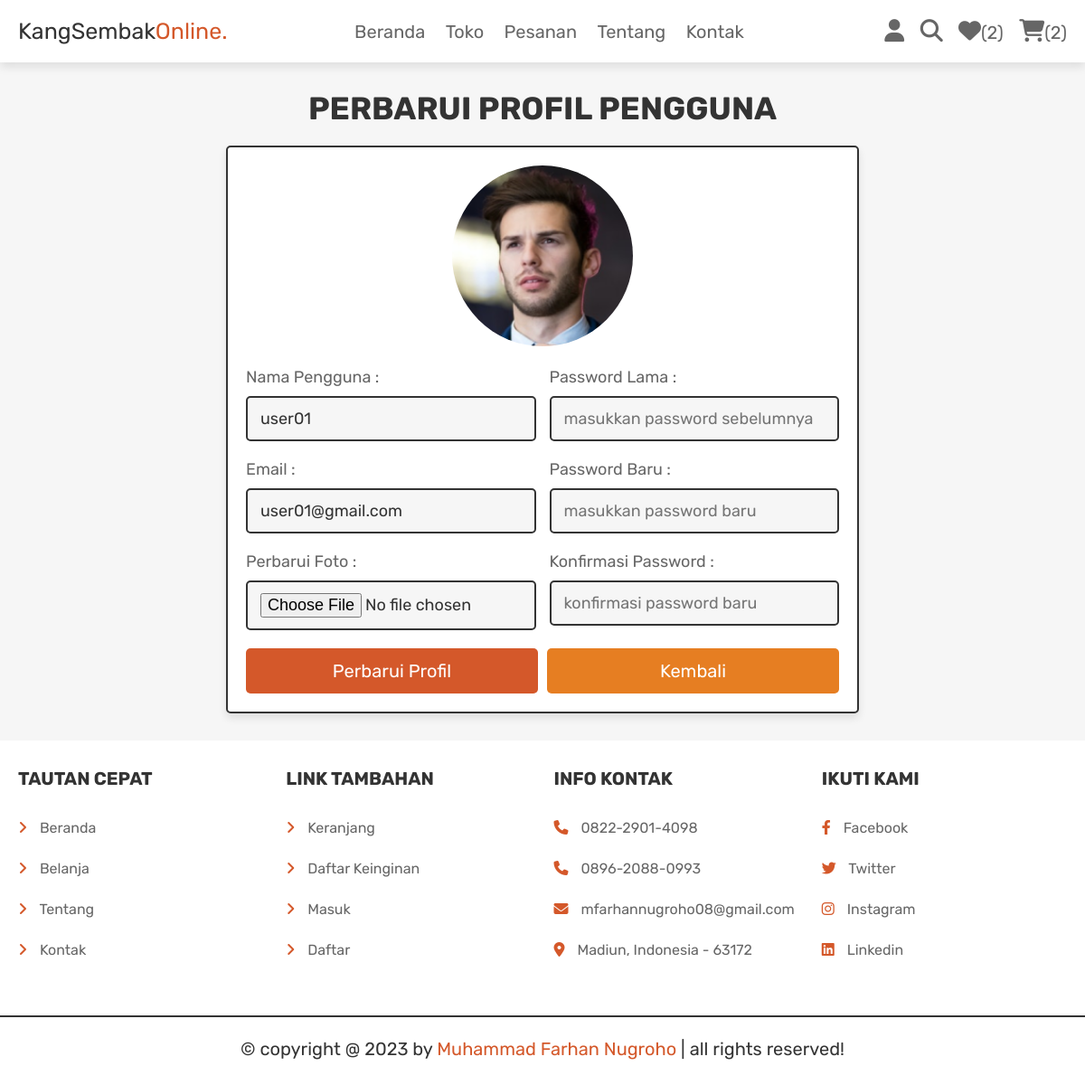
Page /user_profile_update.php (signed in) on the committed database.
### tables this page shows
CREATE TABLE `users` (
  `id` int(100) NOT NULL,
  `name` varchar(100) NOT NULL,
  `email` varchar(100) NOT NULL,
  `password` varchar(100) NOT NULL,
  `user_type` varchar(20) NOT NULL DEFAULT 'user',
  `image` varchar(100) NOT NULL
);

### user_profile_update.php (the view, shortened to what this page needs)
<?php
@include 'config.php';
?>
<!DOCTYPE html>
<html lang="id">
<head>
   <link rel="stylesheet" href="https://cdnjs.cloudflare.com/ajax/libs/font-awesome/6.1.1/css/all.min.css">
   <link rel="stylesheet" href="css/components.css">
</head>
<body>
<?php include 'header.php'; ?>
<section class="update-profile">
   <h1 class="title">Perbarui profil pengguna</h1>
   <form action="" method="POST" enctype="multipart/form-data">
      <img src="uploaded_img/<?= $fetch_profile['image']; ?>" alt="">
      <div class="flex">
         <div class="inputBox">
            <span>Nama Pengguna :</span>
            <input type="text" name="name" value="<?= $fetch_profile['name']; ?>" placeholder="perbarui nama pengguna" required class="box">
            <span>Email :</span>
            <input type="email" name="email" value="<?= $fetch_profile['email']; ?>" placeholder="perbarui email" required class="box">
            <span>Perbarui Foto :</span>
            <input type="file" name="image" accept="image/jpg, image/jpeg, image/png" class="box">
         </div>
         <div class="inputBox">
            <span>Password Lama :</span>
            <input type="password" name="update_pass" placeholder="masukkan password sebelumnya" class="box">
            <span>Password Baru :</span>
            <input type="password" name="new_pass" placeholder="masukkan password baru" class="box">
            <span>Konfirmasi Password :</span>
            <input type="password" name="confirm_pass" placeholder="konfirmasi password baru" class="box">
         </div>
      </div>
      <div class="flex-btn">
         <input type="submit" class="btn" value="perbarui Profil" name="update_profile">
         <a href="home.php" class="option-btn">kembali</a>
      </div>
   </form>
</section>
<?php include 'footer.php'; ?>
</body>
</html>

### css/components.css (style rules this page uses)
:root { --darkorange:#d4582a; --lightorange:#e67e22; --red:#c0392b; --black:#333; --light-color:#666; --white:#fff; --light-bg:#f6f6f6; --border:.2rem solid var(--black); --box-shadow:0 .5rem 1rem rgba(0,0,0,.1); }
* { font-family: 'Rubik', sans-serif; margin:0; padding:0; box-sizing: border-box; outline: none; border:none; text-decoration: none; color:var(--black); }
body { background-color: var(--light-bg); }
html { font-size: 62.5%; overflow-x: hidden; scroll-behavior: smooth; scroll-padding-top: 6.5rem; }
section { padding:3rem 2rem; max-width: 1200px; margin:0 auto; }
.btn, .delete-btn, .option-btn { display: block; width: 100%; margin-top: 1rem; border-radius: .5rem; color:var(--white); font-size: 2rem; padding:1.3rem 3rem; text-transform: capitalize; cursor: pointer; text-align: center; }
.btn { background-color: var(--darkorange); }
.option-btn { background-color: var(--lightorange); }
.flex-btn { display: flex; flex-wrap: wrap; gap:1rem; }
.flex-btn > * { flex:1; }
.title { text-align: center; margin-bottom: 2rem; text-transform: uppercase; color:var(--black); font-size: 3.5rem; }
.update-profile form { max-width: 70rem; margin: 0 auto; background-color: var(--white); box-shadow: var(--box-shadow); border:var(--border); border-radius: .5rem; padding:2rem; text-align: center; }
.update-profile form .flex { display: flex; gap:1.5rem; justify-content: space-between; }
.update-profile form img { height: 20rem; width: 20rem; margin-bottom: 1rem; border-radius: 50%; object-fit: cover; }
.update-profile form .inputBox { text-align: left; width: 49%; }
.update-profile form .inputBox span { display: block; padding-top: 1rem; font-size: 1.8rem; color:var(--light-color); }
.update-profile form .inputBox .box { width: 100%; padding:1.2rem 1.4rem; font-size: 1.8rem; color:var(--black); border:var(--border); border-radius: .5rem; margin:1rem 0; background-color: var(--light-bg); }

### rows in the picture
users: image (picture), name "user01", email "user01@gmail.com"

### other values in the picture
$count_wishlist_items->rowCount() "2"
$count_cart_items->rowCount() "2"
